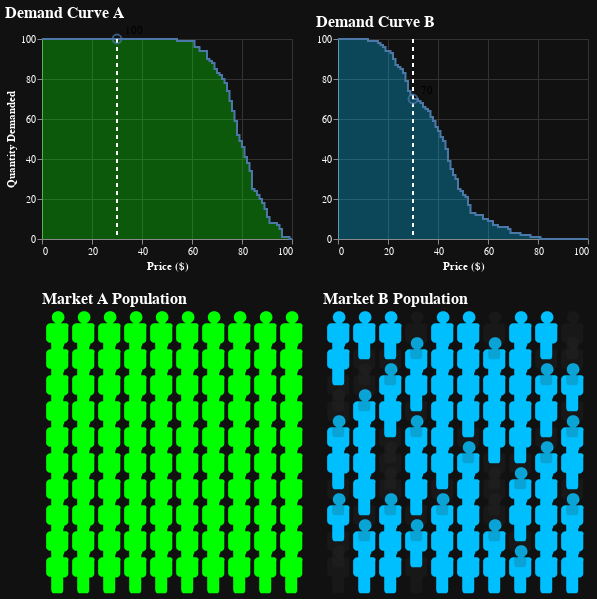

Notebook code for this chart:
### Code cell
import altair as alt
import pandas as pd
import numpy as np

# --- 1. The Geometry ---
person_icon = (
    "M1.7 -1.7h-0.8c0.3 -0.2 0.6 -0.5 0.6 -0.9c0 -0.6 "
    "-0.4 -1 -1 -1c-0.6 0 -1 0.4 -1 1c0 0.4 0.2 0.7 0.6 "
    "0.9h-0.8c-0.4 0 -0.7 0.3 -0.7 0.6v1.9c0 0.3 0.3 0.6 "
    "0.6 0.6h0.2c0 0 0 0.1 0 0.1v1.9c0 0.3 0.2 0.6 0.3 "
    "0.6h1.3c0.2 0 0.3 -0.3 0.3 -0.6v-1.8c0 0 0 -0.1 0 "
    "-0.1h0.2c0.3 0 0.6 -0.3 0.6 -0.6v-2c0.2 -0.3 -0.1 "
    "-0.6 -0.4 -0.6z"
)

# --- 2. Data Generation ---
np.random.seed(42)
N = 100

df_a = pd.DataFrame({"id": range(N)})
df_a["market"] = "A: Inelastic (Medicine)"
df_a["wtp"] = np.random.normal(loc=80, scale=10, size=N).astype(int)

df_b = pd.DataFrame({"id": range(N)})
df_b["market"] = "B: Elastic (Cinema)"
df_b["wtp"] = np.random.normal(loc=40, scale=15, size=N).astype(int)

# Keep WTP non-negative
df_a["wtp"] = np.clip(df_a["wtp"], 0, None)
df_b["wtp"] = np.clip(df_b["wtp"], 0, None)

# Combine for People Plots
people_data = pd.concat([df_a, df_b], ignore_index=True)
people_data["col"] = people_data.groupby("market").cumcount() % 10
people_data["row"] = people_data.groupby("market").cumcount() // 10

# --- 2b. Auto-consistent price range ---
p_max = int(np.ceil(people_data["wtp"].max() / 5) * 5)
p_max = min(p_max, 120)

# --- 2c. Curve data: for each price p, quantity = count(WTP >= p) ---
curve_rows = []
for m_name, df_subset in [
    ("A: Inelastic (Medicine)", df_a),
    ("B: Elastic (Cinema)", df_b),
]:
    for p in range(0, p_max + 1):
        q = int((df_subset["wtp"] >= p).sum())
        curve_rows.append({"market": m_name, "price": p, "quantity": q})

curve_data = pd.DataFrame(curve_rows)

# --- 3. Slider ---
price_slider = alt.param(
    value=min(30, p_max),
    bind=alt.binding_range(min=0, max=p_max, step=1, name="Set Market Price ($) "),
    name="price_cutoff",
)

# --- 4. Top Row: Demand Curves (x=price, y=quantity) ---

# Vertical "laser" price line
price_rule = (
    alt.Chart(pd.DataFrame({"dummy": [1]}))
    .transform_calculate(price="price_cutoff")
    .mark_rule(color="white", strokeWidth=2, strokeDash=[4, 4])
    .encode(x=alt.X("price:Q"))
)

def snap_layer(market_contains: str):
    # Dot + label at the slider price showing quantity demanded
    base = alt.Chart(curve_data[curve_data["market"].str.contains(market_contains)])
    snap = base.transform_filter("datum.price == price_cutoff")

    dot = snap.mark_point(size=80).encode(
        x="price:Q",
        y="quantity:Q",
    )

    label = snap.mark_text(dx=8, dy=-8, align="left").encode(
        x="price:Q",
        y="quantity:Q",
        text=alt.Text("quantity:Q", format=".0f"),
    )

    return dot + label

# Market A
line_a = (
    alt.Chart(curve_data[curve_data["market"].str.contains("A")])
    .mark_area(interpolate="step-after", fillOpacity=0.3, line=True, color="#00FF00")
    .encode(
        x=alt.X("price:Q", title="Price ($)", scale=alt.Scale(domain=[0, p_max])),
        y=alt.Y("quantity:Q", title="Quantity Demanded", scale=alt.Scale(domain=[0, N])),
    )
    .properties(title="Demand Curve A", height=200, width=250)
)

# Market B
line_b = (
    alt.Chart(curve_data[curve_data["market"].str.contains("B")])
    .mark_area(interpolate="step-after", fillOpacity=0.3, line=True, color="#00BFFF")
    .encode(
        x=alt.X("price:Q", title="Price ($)", scale=alt.Scale(domain=[0, p_max])),
        y=alt.Y("quantity:Q", title=None, scale=alt.Scale(domain=[0, N])),
    )
    .properties(title="Demand Curve B", height=200, width=250)
)

top_row = (line_a + price_rule + snap_layer("A")) | (line_b + price_rule + snap_layer("B"))

# --- 5. Bottom Row: The People (Micro) ---
ICON_SIZE = 160  # smaller icons
PAD_INNER = 0.6  # space between grid cells
PAD_OUTER = 0.25

base_people = alt.Chart(people_data).encode(
    x=alt.X("col:O", axis=None, scale=alt.Scale(paddingInner=PAD_INNER, paddingOuter=PAD_OUTER)),
    y=alt.Y("row:O", axis=None, sort="descending",
            scale=alt.Scale(paddingInner=PAD_INNER, paddingOuter=PAD_OUTER)),
).properties(
    width=260,
    height=260
)

people_a = (
    base_people.transform_filter(alt.datum.market == "A: Inelastic (Medicine)")
    .mark_point(filled=True, size=ICON_SIZE)
    .encode(
        shape=alt.ShapeValue(person_icon),
        color=alt.condition("datum.wtp >= price_cutoff", alt.value("#00FF00"), alt.value("#333")),
        opacity=alt.condition("datum.wtp >= price_cutoff", alt.value(1), alt.value(0.2)),
        tooltip=["wtp"],
    )
    .properties(title="Market A Population")
)

people_b = (
    base_people.transform_filter(alt.datum.market == "B: Elastic (Cinema)")
    .mark_point(filled=True, size=ICON_SIZE)
    .encode(
        shape=alt.ShapeValue(person_icon),
        color=alt.condition("datum.wtp >= price_cutoff", alt.value("#00BFFF"), alt.value("#333")),
        opacity=alt.condition("datum.wtp >= price_cutoff", alt.value(1), alt.value(0.2)),
        tooltip=["wtp"],
    )
    .properties(title="Market B Population")
)

bottom_row = people_a | people_b

# --- 6. Composition ---
dashboard = (
    alt.vconcat(top_row, bottom_row)
    .add_params(price_slider)
    .configure(background="#111111", view=dict(strokeWidth=0))
    .configure_axis(labelColor="white", titleColor="white", gridColor="#333")
    .configure_title(color="white", fontSize=16, anchor="start")
)

dashboard

### Figure 1 — Vega-Lite specification as saved in the notebook (floating-point values rounded to 4 significant figures; data arrays with more than 128 entries replaced by an {"elided": "..."} marker saying what was removed)
{"config": {"view": {"continuousWidth": 300, "continuousHeight": 300, "strokeWidth": 0}, "axis": {"gridColor": "#333", "labelColor": "white", "titleColor": "white"}, "background": "#111111", "title": {"anchor": "start", "color": "white", "fontSize": 16}}, "vconcat": [{"hconcat": [{"layer": [{"data": {"name": "data-7991f047e40d6a36ce9afdc548fb4d74"}, "mark": {"type": "area", "color": "#00FF00", "fillOpacity": 0.3, "interpolate": "step-after", "line": true}, "encoding": {"x": {"field": "price", "scale": {"domain": [0, 100]}, "title": "Price ($)", "type": "quantitative"}, "y": {"field": "quantity", "scale": {"domain": [0, 100]}, "title": "Quantity Demanded", "type": "quantitative"}}, "title": "Demand Curve A"}, {"data": {"name": "data-efb9529aeb67a1f06144b2504b0597ff"}, "mark": {"type": "rule", "color": "white", "strokeDash": [4, 4], "strokeWidth": 2}, "encoding": {"x": {"field": "price", "type": "quantitative"}}, "transform": [{"calculate": "price_cutoff", "as": "price"}]}, {"layer": [{"mark": {"type": "point", "size": 80}, "encoding": {"x": {"field": "price", "type": "quantitative"}, "y": {"field": "quantity", "type": "quantitative"}}, "transform": [{"filter": "datum.price == price_cutoff"}]}, {"mark": {"type": "text", "align": "left", "dx": 8, "dy": -8}, "encoding": {"text": {"field": "quantity", "format": ".0f", "type": "quantitative"}, "x": {"field": "price", "type": "quantitative"}, "y": {"field": "quantity", "type": "quantitative"}}, "transform": [{"filter": "datum.price == price_cutoff"}]}], "data": {"name": "data-7991f047e40d6a36ce9afdc548fb4d74"}}], "height": 200, "width": 250}, {"layer": [{"data": {"name": "data-1b51d1dff48371ac91330e34912690f1"}, "mark": {"type": "area", "color": "#00BFFF", "fillOpacity": 0.3, "interpolate": "step-after", "line": true}, "encoding": {"x": {"field": "price", "scale": {"domain": [0, 100]}, "title": "Price ($)", "type": "quantitative"}, "y": {"field": "quantity", "scale": {"domain": [0, 100]}, "title": null, "type": "quantitative"}}, "title": "Demand Curve B"}, {"data": {"name": "data-efb9529aeb67a1f06144b2504b0597ff"}, "mark": {"type": "rule", "color": "white", "strokeDash": [4, 4], "strokeWidth": 2}, "encoding": {"x": {"field": "price", "type": "quantitative"}}, "transform": [{"calculate": "price_cutoff", "as": "price"}]}, {"layer": [{"mark": {"type": "point", "size": 80}, "encoding": {"x": {"field": "price", "type": "quantitative"}, "y": {"field": "quantity", "type": "quantitative"}}, "transform": [{"filter": "datum.price == price_cutoff"}]}, {"mark": {"type": "text", "align": "left", "dx": 8, "dy": -8}, "encoding": {"text": {"field": "quantity", "format": ".0f", "type": "quantitative"}, "x": {"field": "price", "type": "quantitative"}, "y": {"field": "quantity", "type": "quantitative"}}, "transform": [{"filter": "datum.price == price_cutoff"}]}], "data": {"name": "data-1b51d1dff48371ac91330e34912690f1"}}], "height": 200, "width": 250}]}, {"hconcat": [{"mark": {"type": "point", "filled": true, "size": 160}, "encoding": {"color": {"condition": {"test": "datum.wtp >= price_cutoff", "value": "#00FF00"}, "value": "#333"}, "opacity": {"condition": {"test": "datum.wtp >= price_cutoff", "value": 1}, "value": 0.2}, "shape": {"value": "M1.7 -1.7h-0.8c0.3 -0.2 0.6 -0.5 0.6 -0.9c0 -0.6 -0.4 -1 -1 -1c-0.6 0 -1 0.4 -1 1c0 0.4 0.2 0.7 0.6 0.9h-0.8c-0.4 0 -0.7 0.3 -0.7 0.6v1.9c0 0.3 0.3 0.6 0.6 0.6h0.2c0 0 0 0.1 0 0.1v1.9c0 0.3 0.2 0.6 0.3 0.6h1.3c0.2 0 0.3 -0.3 0.3 -0.6v-1.8c0 0 0 -0.1 0 -0.1h0.2c0.3 0 0.6 -0.3 0.6 -0.6v-2c0.2 -0.3 -0.1 -0.6 -0.4 -0.6z"}, "tooltip": [{"field": "wtp", "type": "quantitative"}], "x": {"axis": null, "field": "col", "scale": {"paddingInner": 0.6, "paddingOuter": 0.25}, "type": "ordinal"}, "y": {"axis": null, "field": "row", "scale": {"paddingInner": 0.6, "paddingOuter": 0.25}, "sort": "descending", "type": "ordinal"}}, "height": 260, "title": "Market A Population", "transform": [{"filter": "(datum.market === 'A: Inelastic (Medicine)')"}], "width": 260}, {"mark": {"type": "point", "filled": true, "size": 160}, "encoding": {"color": {"condition": {"test": "datum.wtp >= price_cutoff", "value": "#00BFFF"}, "value": "#333"}, "opacity": {"condition": {"test": "datum.wtp >= price_cutoff", "value": 1}, "value": 0.2}, "shape": {"value": "M1.7 -1.7h-0.8c0.3 -0.2 0.6 -0.5 0.6 -0.9c0 -0.6 -0.4 -1 -1 -1c-0.6 0 -1 0.4 -1 1c0 0.4 0.2 0.7 0.6 0.9h-0.8c-0.4 0 -0.7 0.3 -0.7 0.6v1.9c0 0.3 0.3 0.6 0.6 0.6h0.2c0 0 0 0.1 0 0.1v1.9c0 0.3 0.2 0.6 0.3 0.6h1.3c0.2 0 0.3 -0.3 0.3 -0.6v-1.8c0 0 0 -0.1 0 -0.1h0.2c0.3 0 0.6 -0.3 0.6 -0.6v-2c0.2 -0.3 -0.1 -0.6 -0.4 -0.6z"}, "tooltip": [{"field": "wtp", "type": "quantitative"}], "x": {"axis": null, "field": "col", "scale": {"paddingInner": 0.6, "paddingOuter": 0.25}, "type": "ordinal"}, "y": {"axis": null, "field": "row", "scale": {"paddingInner": 0.6, "paddingOuter": 0.25}, "sort": "descending", "type": "ordinal"}}, "height": 260, "title": "Market B Population", "transform": [{"filter": "(datum.market === 'B: Elastic (Cinema)')"}], "width": 260}], "data": {"name": "data-505a49b0030f921556118a8a975aef49"}}], "params": [{"name": "price_cutoff", "bind": {"input": "range", "max": 100, "min": 0, "name": "Set Market Price ($) ", "step": 1}, "value": 30}], "$schema": "https://vega.github.io/schema/vega-lite/v6.1.0.json", "datasets": {"data-7991f047e40d6a36ce9afdc548fb4d74": [{"market": "A: Inelastic (Medicine)", "price": 0, "quantity": 100}, {"market": "A: Inelastic (Medicine)", "price": 1, "quantity": 100}, {"market": "A: Inelastic (Medicine)", "price": 2, "quantity": 100}, {"market": "A: Inelastic (Medicine)", "price": 3, "quantity": 100}, {"market": "A: Inelastic (Medicine)", "price": 4, "quantity": 100}, {"market": "A: Inelastic (Medicine)", "price": 5, "quantity": 100}, {"market": "A: Inelastic (Medicine)", "price": 6, "quantity": 100}, {"market": "A: Inelastic (Medicine)", "price": 7, "quantity": 100}, {"market": "A: Inelastic (Medicine)", "price": 8, "quantity": 100}, {"market": "A: Inelastic (Medicine)", "price": 9, "quantity": 100}, {"market": "A: Inelastic (Medicine)", "price": 10, "quantity": 100}, {"market": "A: Inelastic (Medicine)", "price": 11, "quantity": 100}, {"market": "A: Inelastic (Medicine)", "price": 12, "quantity": 100}, {"market": "A: Inelastic (Medicine)", "price": 13, "quantity": 100}, {"market": "A: Inelastic (Medicine)", "price": 14, "quantity": 100}, {"market": "A: Inelastic (Medicine)", "price": 15, "quantity": 100}, {"market": "A: Inelastic (Medicine)", "price": 16, "quantity": 100}, {"market": "A: Inelastic (Medicine)", "price": 17, "quantity": 100}, {"market": "A: Inelastic (Medicine)", "price": 18, "quantity": 100}, {"market": "A: Inelastic (Medicine)", "price": 19, "quantity": 100}, {"market": "A: Inelastic (Medicine)", "price": 20, "quantity": 100}, {"market": "A: Inelastic (Medicine)", "price": 21, "quantity": 100}, {"market": "A: Inelastic (Medicine)", "price": 22, "quantity": 100}, {"market": "A: Inelastic (Medicine)", "price": 23, "quantity": 100}, {"market": "A: Inelastic (Medicine)", "price": 24, "quantity": 100}, {"market": "A: Inelastic (Medicine)", "price": 25, "quantity": 100}, {"market": "A: Inelastic (Medicine)", "price": 26, "quantity": 100}, {"market": "A: Inelastic (Medicine)", "price": 27, "quantity": 100}, {"market": "A: Inelastic (Medicine)", "price": 28, "quantity": 100}, {"market": "A: Inelastic (Medicine)", "price": 29, "quantity": 100}, {"market": "A: Inelastic (Medicine)", "price": 30, "quantity": 100}, {"market": "A: Inelastic (Medicine)", "price": 31, "quantity": 100}, {"market": "A: Inelastic (Medicine)", "price": 32, "quantity": 100}, {"market": "A: Inelastic (Medicine)", "price": 33, "quantity": 100}, {"market": "A: Inelastic (Medicine)", "price": 34, "quantity": 100}, {"market": "A: Inelastic (Medicine)", "price": 35, "quantity": 100}, {"market": "A: Inelastic (Medicine)", "price": 36, "quantity": 100}, {"market": "A: Inelastic (Medicine)", "price": 37, "quantity": 100}, {"market": "A: Inelastic (Medicine)", "price": 38, "quantity": 100}, {"market": "A: Inelastic (Medicine)", "price": 39, "quantity": 100}, {"market": "A: Inelastic (Medicine)", "price": 40, "quantity": 100}, {"market": "A: Inelastic (Medicine)", "price": 41, "quantity": 100}, {"market": "A: Inelastic (Medicine)", "price": 42, "quantity": 100}, {"market": "A: Inelastic (Medicine)", "price": 43, "quantity": 100}, {"market": "A: Inelastic (Medicine)", "price": 44, "quantity": 100}, {"market": "A: Inelastic (Medicine)", "price": 45, "quantity": 100}, {"market": "A: Inelastic (Medicine)", "price": 46, "quantity": 100}, {"market": "A: Inelastic (Medicine)", "price": 47, "quantity": 100}, {"market": "A: Inelastic (Medicine)", "price": 48, "quantity": 100}, {"market": "A: Inelastic (Medicine)", "price": 49, "quantity": 100}, {"market": "A: Inelastic (Medicine)", "price": 50, "quantity": 100}, {"market": "A: Inelastic (Medicine)", "price": 51, "quantity": 100}, {"market": "A: Inelastic (Medicine)", "price": 52, "quantity": 100}, {"market": "A: Inelastic (Medicine)", "price": 53, "quantity": 100}, {"market": "A: Inelastic (Medicine)", "price": 54, "quantity": 99}, {"market": "A: Inelastic (Medicine)", "price": 55, "quantity": 99}, {"market": "A: Inelastic (Medicine)", "price": 56, "quantity": 99}, {"market": "A: Inelastic (Medicine)", "price": 57, "quantity": 99}, {"market": "A: Inelastic (Medicine)", "price": 58, "quantity": 99}, {"market": "A: Inelastic (Medicine)", "price": 59, "quantity": 99}, {"market": "A: Inelastic (Medicine)", "price": 60, "quantity": 99}, {"market": "A: Inelastic (Medicine)", "price": 61, "quantity": 96}, {"market": "A: Inelastic (Medicine)", "price": 62, "quantity": 96}, {"market": "A: Inelastic (Medicine)", "price": 63, "quantity": 94}, {"market": "A: Inelastic (Medicine)", "price": 64, "quantity": 94}, {"market": "A: Inelastic (Medicine)", "price": 65, "quantity": 94}, {"market": "A: Inelastic (Medicine)", "price": 66, "quantity": 90}, {"market": "A: Inelastic (Medicine)", "price": 67, "quantity": 89}, {"market": "A: Inelastic (Medicine)", "price": 68, "quantity": 88}, {"market": "A: Inelastic (Medicine)", "price": 69, "quantity": 85}, {"market": "A: Inelastic (Medicine)", "price": 70, "quantity": 83}, {"market": "A: Inelastic (Medicine)", "price": 71, "quantity": 82}, {"market": "A: Inelastic (Medicine)", "price": 72, "quantity": 80}, {"market": "A: Inelastic (Medicine)", "price": 73, "quantity": 78}, {"market": "A: Inelastic (Medicine)", "price": 74, "quantity": 74}, {"market": "A: Inelastic (Medicine)", "price": 75, "quantity": 69}, {"market": "A: Inelastic (Medicine)", "price": 76, "quantity": 64}, {"market": "A: Inelastic (Medicine)", "price": 77, "quantity": 59}, {"market": "A: Inelastic (Medicine)", "price": 78, "quantity": 52}, {"market": "A: Inelastic (Medicine)", "price": 79, "quantity": 49}, {"market": "A: Inelastic (Medicine)", "price": 80, "quantity": 46}, {"market": "A: Inelastic (Medicine)", "price": 81, "quantity": 41}, {"market": "A: Inelastic (Medicine)", "price": 82, "quantity": 38}, {"market": "A: Inelastic (Medicine)", "price": 83, "quantity": 34}, {"market": "A: Inelastic (Medicine)", "price": 84, "quantity": 25}, {"market": "A: Inelastic (Medicine)", "price": 85, "quantity": 24}, {"market": "A: Inelastic (Medicine)", "price": 86, "quantity": 22}, {"market": "A: Inelastic (Medicine)", "price": 87, "quantity": 20}, {"market": "A: Inelastic (Medicine)", "price": 88, "quantity": 18}, {"market": "A: Inelastic (Medicine)", "price": 89, "quantity": 15}, {"market": "A: Inelastic (Medicine)", "price": 90, "quantity": 11}, {"market": "A: Inelastic (Medicine)", "price": 91, "quantity": 8}, {"market": "A: Inelastic (Medicine)", "price": 92, "quantity": 8}, {"market": "A: Inelastic (Medicine)", "price": 93, "quantity": 8}, {"market": "A: Inelastic (Medicine)", "price": 94, "quantity": 7}, {"market": "A: Inelastic (Medicine)", "price": 95, "quantity": 5}, {"market": "A: Inelastic (Medicine)", "price": 96, "quantity": 1}, {"market": "A: Inelastic (Medicine)", "price": 97, "quantity": 1}, {"market": "A: Inelastic (Medicine)", "price": 98, "quantity": 1}, {"market": "A: Inelastic (Medicine)", "price": 99, "quantity": 0}, {"market": "A: Inelastic (Medicine)", "price": 100, "quantity": 0}], "data-efb9529aeb67a1f06144b2504b0597ff": [{"dummy": 1}], "data-1b51d1dff48371ac91330e34912690f1": [{"market": "B: Elastic (Cinema)", "price": 0, "quantity": 100}, {"market": "B: Elastic (Cinema)", "price": 1, "quantity": 100}, {"market": "B: Elastic (Cinema)", "price": 2, "quantity": 100}, {"market": "B: Elastic (Cinema)", "price": 3, "quantity": 100}, {"market": "B: Elastic (Cinema)", "price": 4, "quantity": 100}, {"market": "B: Elastic (Cinema)", "price": 5, "quantity": 100}, {"market": "B: Elastic (Cinema)", "price": 6, "quantity": 100}, {"market": "B: Elastic (Cinema)", "price": 7, "quantity": 100}, {"market": "B: Elastic (Cinema)", "price": 8, "quantity": 100}, {"market": "B: Elastic (Cinema)", "price": 9, "quantity": 100}, {"market": "B: Elastic (Cinema)", "price": 10, "quantity": 100}, {"market": "B: Elastic (Cinema)", "price": 11, "quantity": 100}, {"market": "B: Elastic (Cinema)", "price": 12, "quantity": 99}, {"market": "B: Elastic (Cinema)", "price": 13, "quantity": 99}, {"market": "B: Elastic (Cinema)", "price": 14, "quantity": 99}, {"market": "B: Elastic (Cinema)", "price": 15, "quantity": 99}, {"market": "B: Elastic (Cinema)", "price": 16, "quantity": 98}, {"market": "B: Elastic (Cinema)", "price": 17, "quantity": 97}, {"market": "B: Elastic (Cinema)", "price": 18, "quantity": 96}, {"market": "B: Elastic (Cinema)", "price": 19, "quantity": 94}, {"market": "B: Elastic (Cinema)", "price": 20, "quantity": 94}, {"market": "B: Elastic (Cinema)", "price": 21, "quantity": 93}, {"market": "B: Elastic (Cinema)", "price": 22, "quantity": 90}, {"market": "B: Elastic (Cinema)", "price": 23, "quantity": 87}, {"market": "B: Elastic (Cinema)", "price": 24, "quantity": 86}, {"market": "B: Elastic (Cinema)", "price": 25, "quantity": 85}, {"market": "B: Elastic (Cinema)", "price": 26, "quantity": 83}, {"market": "B: Elastic (Cinema)", "price": 27, "quantity": 79}, {"market": "B: Elastic (Cinema)", "price": 28, "quantity": 74}, {"market": "B: Elastic (Cinema)", "price": 29, "quantity": 72}, {"market": "B: Elastic (Cinema)", "price": 30, "quantity": 70}, {"market": "B: Elastic (Cinema)", "price": 31, "quantity": 70}, {"market": "B: Elastic (Cinema)", "price": 32, "quantity": 69}, {"market": "B: Elastic (Cinema)", "price": 33, "quantity": 68}, {"market": "B: Elastic (Cinema)", "price": 34, "quantity": 66}, {"market": "B: Elastic (Cinema)", "price": 35, "quantity": 65}, {"market": "B: Elastic (Cinema)", "price": 36, "quantity": 64}, {"market": "B: Elastic (Cinema)", "price": 37, "quantity": 61}, {"market": "B: Elastic (Cinema)", "price": 38, "quantity": 59}, {"market": "B: Elastic (Cinema)", "price": 39, "quantity": 56}, {"market": "B: Elastic (Cinema)", "price": 40, "quantity": 54}, {"market": "B: Elastic (Cinema)", "price": 41, "quantity": 51}, {"market": "B: Elastic (Cinema)", "price": 42, "quantity": 49}, {"market": "B: Elastic (Cinema)", "price": 43, "quantity": 45}, {"market": "B: Elastic (Cinema)", "price": 44, "quantity": 39}, {"market": "B: Elastic (Cinema)", "price": 45, "quantity": 35}, {"market": "B: Elastic (Cinema)", "price": 46, "quantity": 32}, {"market": "B: Elastic (Cinema)", "price": 47, "quantity": 30}, {"market": "B: Elastic (Cinema)", "price": 48, "quantity": 25}, {"market": "B: Elastic (Cinema)", "price": 49, "quantity": 24}, {"market": "B: Elastic (Cinema)", "price": 50, "quantity": 22}, {"market": "B: Elastic (Cinema)", "price": 51, "quantity": 21}, {"market": "B: Elastic (Cinema)", "price": 52, "quantity": 17}, {"market": "B: Elastic (Cinema)", "price": 53, "quantity": 13}, {"market": "B: Elastic (Cinema)", "price": 54, "quantity": 13}, {"market": "B: Elastic (Cinema)", "price": 55, "quantity": 12}, {"market": "B: Elastic (Cinema)", "price": 56, "quantity": 12}, {"market": "B: Elastic (Cinema)", "price": 57, "quantity": 12}, {"market": "B: Elastic (Cinema)", "price": 58, "quantity": 10}, {"market": "B: Elastic (Cinema)", "price": 59, "quantity": 10}, {"market": "B: Elastic (Cinema)", "price": 60, "quantity": 9}, {"market": "B: Elastic (Cinema)", "price": 61, "quantity": 9}, {"market": "B: Elastic (Cinema)", "price": 62, "quantity": 7}, {"market": "B: Elastic (Cinema)", "price": 63, "quantity": 7}, {"market": "B: Elastic (Cinema)", "price": 64, "quantity": 6}, {"market": "B: Elastic (Cinema)", "price": 65, "quantity": 6}, {"market": "B: Elastic (Cinema)", "price": 66, "quantity": 6}, {"market": "B: Elastic (Cinema)", "price": 67, "quantity": 6}, {"market": "B: Elastic (Cinema)", "price": 68, "quantity": 5}, {"market": "B: Elastic (Cinema)", "price": 69, "quantity": 3}, {"market": "B: Elastic (Cinema)", "price": 70, "quantity": 3}, {"market": "B: Elastic (Cinema)", "price": 71, "quantity": 3}, {"market": "B: Elastic (Cinema)", "price": 72, "quantity": 3}, {"market": "B: Elastic (Cinema)", "price": 73, "quantity": 2}, {"market": "B: Elastic (Cinema)", "price": 74, "quantity": 2}, {"market": "B: Elastic (Cinema)", "price": 75, "quantity": 2}, {"market": "B: Elastic (Cinema)", "price": 76, "quantity": 2}, {"market": "B: Elastic (Cinema)", "price": 77, "quantity": 1}, {"market": "B: Elastic (Cinema)", "price": 78, "quantity": 1}, {"market": "B: Elastic (Cinema)", "price": 79, "quantity": 1}, {"market": "B: Elastic (Cinema)", "price": 80, "quantity": 1}, {"market": "B: Elastic (Cinema)", "price": 81, "quantity": 0}, {"market": "B: Elastic (Cinema)", "price": 82, "quantity": 0}, {"market": "B: Elastic (Cinema)", "price": 83, "quantity": 0}, {"market": "B: Elastic (Cinema)", "price": 84, "quantity": 0}, {"market": "B: Elastic (Cinema)", "price": 85, "quantity": 0}, {"market": "B: Elastic (Cinema)", "price": 86, "quantity": 0}, {"market": "B: Elastic (Cinema)", "price": 87, "quantity": 0}, {"market": "B: Elastic (Cinema)", "price": 88, "quantity": 0}, {"market": "B: Elastic (Cinema)", "price": 89, "quantity": 0}, {"market": "B: Elastic (Cinema)", "price": 90, "quantity": 0}, {"market": "B: Elastic (Cinema)", "price": 91, "quantity": 0}, {"market": "B: Elastic (Cinema)", "price": 92, "quantity": 0}, {"market": "B: Elastic (Cinema)", "price": 93, "quantity": 0}, {"market": "B: Elastic (Cinema)", "price": 94, "quantity": 0}, {"market": "B: Elastic (Cinema)", "price": 95, "quantity": 0}, {"market": "B: Elastic (Cinema)", "price": 96, "quantity": 0}, {"market": "B: Elastic (Cinema)", "price": 97, "quantity": 0}, {"market": "B: Elastic (Cinema)", "price": 98, "quantity": 0}, {"market": "B: Elastic (Cinema)", "price": 99, "quantity": 0}, {"market": "B: Elastic (Cinema)", "price": 100, "quantity": 0}], "data-505a49b0030f921556118a8a975aef49": {"elided": "200 records"}}}
